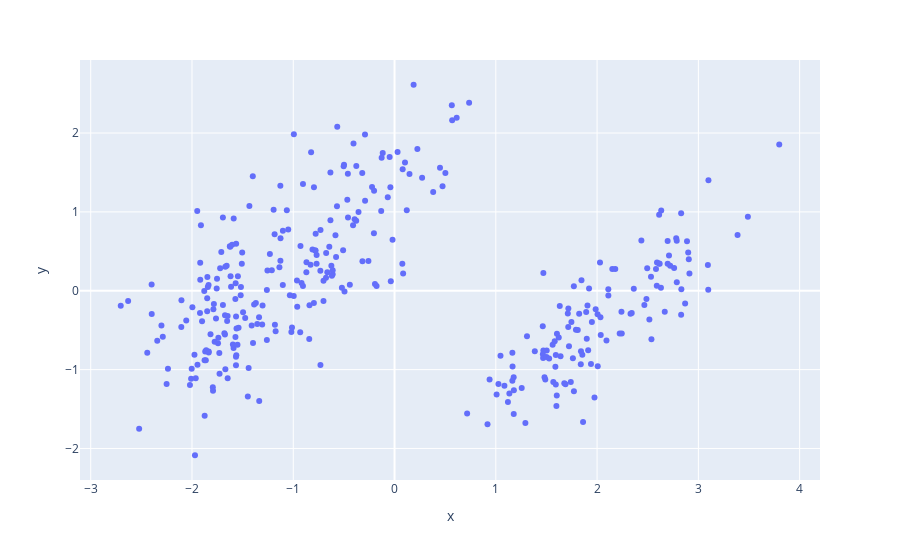

Notebook cell for this chart:
### Code cell
px.scatter(x = principalDataframe.PC1, y = principalDataframe.PC2)

### Figure 1 — Plotly figure (JSON) as saved in the notebook; plotly's stock layout.template omitted (floating-point values rounded to 4 significant figures; data arrays with more than 128 entries replaced by an {"elided": "..."} marker saying what was removed)
{"data": [{"hovertemplate": "x=%{x}<br>y=%{y}<extra></extra>", "legendgroup": "", "marker": {"color": "#636efa", "symbol": "circle"}, "mode": "markers", "name": "", "orientation": "v", "showlegend": false, "type": "scatter", "x": {"elided": "342 float values"}, "xaxis": "x", "y": {"elided": "342 float values"}, "yaxis": "y"}], "layout": {"legend": {"tracegroupgap": 0}, "margin": {"t": 60}, "xaxis": {"anchor": "y", "domain": [0, 1], "title": {"text": "x"}}, "yaxis": {"anchor": "x", "domain": [0, 1], "title": {"text": "y"}}}}
